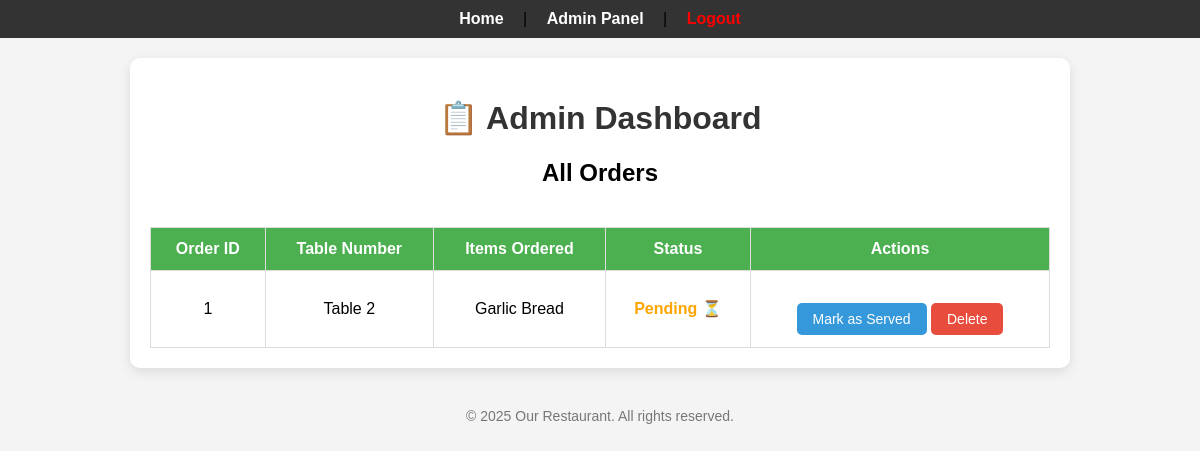
/admin (signed in), run on an earlier commit of the app's database.
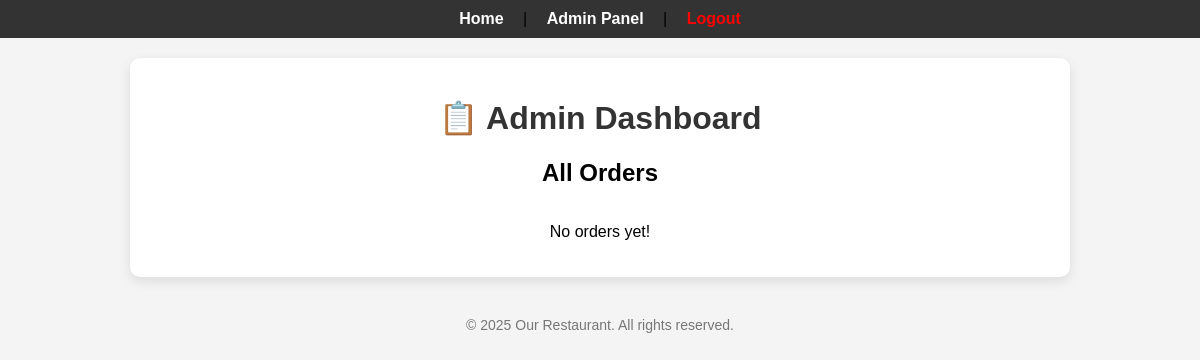
And on a later commit of the database.
### app.py (models this page shows)
class Order(db.Model):
    __tablename__ = 'orders'
    id = db.Column(db.Integer, primary_key=True)
    table_number = db.Column(db.Integer, nullable=False)
    items = db.Column(db.String(500))
    timestamp = db.Column(db.DateTime, default=datetime.utcnow)
    served = db.Column(db.Boolean, default=False)

### app.py (the view)
@app.route('/admin', methods=['GET', 'POST'])
def admin():
    if not session.get('admin_logged_in'):
        flash('Please log in to access the admin panel.', 'warning')
        return redirect(url_for('admin_login'))
    if request.method == 'POST':
        search_table = request.form.get('search_table')
        orders = Order.query.filter_by(table_number=search_table).order_by(Order.timestamp.desc()).all()
    else:
        orders = Order.query.order_by(Order.timestamp.desc()).all()
    return render_template('admin.html', orders=orders)

### templates/admin.html (shortened to what this page needs)
<!DOCTYPE html>
<html lang="en">
<head>
    <link rel="stylesheet" href="{{ url_for('static', filename='style.css') }}">
</head>
<body>
    <header>
        <nav>
            <a href="{{ url_for('home') }}">Home</a> |
            <a href="{{ url_for('admin') }}">Admin Panel</a> |
            <a href="{{ url_for('admin_logout') }}" style="color:red;">Logout</a>
        </nav>
    </header>
    <main>
        <h1>📋 Admin Dashboard</h1>
        <h2>All Orders</h2>
        <div class="table-container">
            {% if orders %}
                <table class="order-table">
                    <thead>
                        <tr>
                            <th>Order ID</th>
                            <th>Table Number</th>
                            <th>Items Ordered</th>
                            <th>Status</th>
                            <th>Actions</th>
                        </tr>
                    </thead>
                    <tbody>
                        {% for order in orders %}
                            <tr>
                                <td>{{ order.id }}</td>
                                <td>Table {{ order.table_number }}</td>
                                <td>{{ order.items }}</td>
                                <td>
                                    {% if order.served %}
                                        <span class="served">Served ✅</span>
                                    {% else %}
                                        <span class="not-served">Pending ⏳</span>
                                    {% endif %}
                                </td>
                                <td>
                                    {% if not order.served %}
                                        <form action="{{ url_for('mark_served', order_id=order.id) }}" method="POST" style="display:inline;">
                                            <button type="submit" class="btn btn-serve">Mark as Served</button>
                                        </form>
                                    {% endif %}
                                    <form action="{{ url_for('delete_order', order_id=order.id) }}" method="POST" style="display:inline;">
                                        <button type="submit" class="btn btn-delete" onclick="return confirm('Are you sure you want to delete this order?');">Delete</button>
                                    </form>
                                </td>
                            </tr>
                        {% endfor %}
                    </tbody>
                </table>
            {% else %}
                <p>No orders yet!</p>
            {% endif %}
        </div>
    </main>
    <footer>
        <p>&copy; 2025 Our Restaurant. All rights reserved.</p>
    </footer>
</body>
</html>

### static/style.css (style rules this page uses)
body { font-family: 'Arial', sans-serif; padding: 20px; text-align: center; background-color: #f4f4f4; margin: 0; }
header nav { background-color: #333; padding: 10px 0; }
header nav a { color: white; margin: 0 15px; text-decoration: none; font-weight: bold; }
main { margin: 20px auto; padding: 20px; max-width: 900px; background-color: white; border-radius: 10px; box-shadow: 0 4px 12px rgba(0, 0, 0, 0.1); }
.table-container { overflow-x: auto; }
footer { margin-top: 40px; font-size: 14px; color: #777; }
body { font-family: Arial, sans-serif; margin: 0; padding: 0; background-color: #f4f4f4; }
h1 { text-align: center; color: #333; }

What changed in the data, as far as the page shows it:
removed Order: id "1", table_number "2", items "Garlic Bread", served "Pending ⏳"
Also different on the page:
text no longer shown: "Order ID Table Number Items Ordered Status Actions"
text now shown: "No orders yet!"
